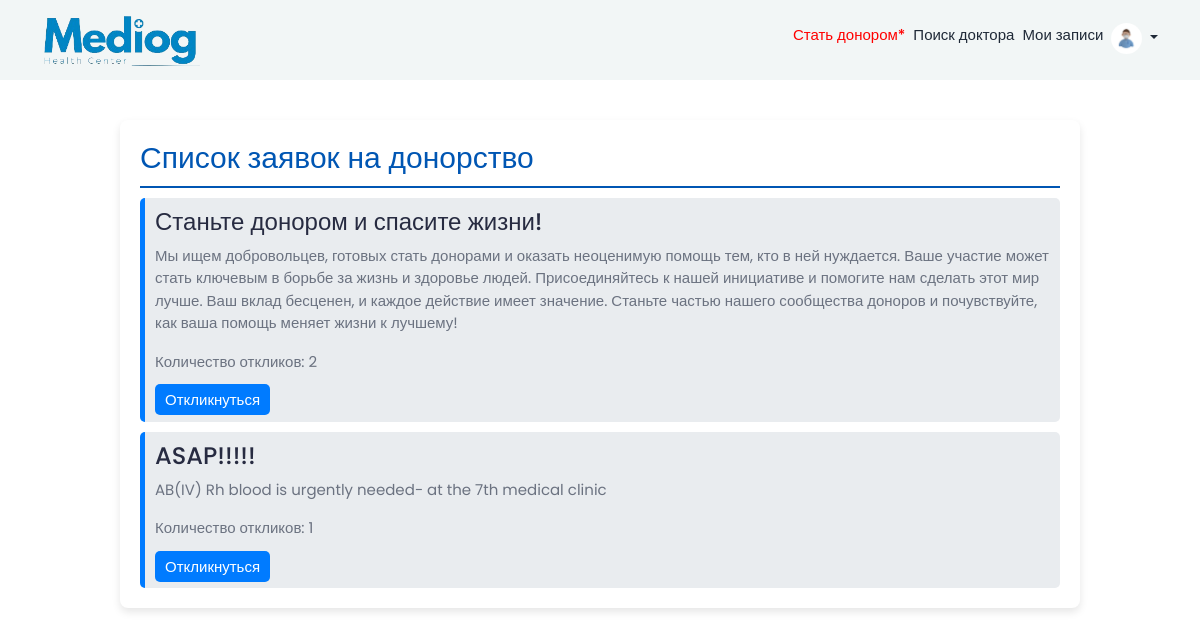
The app's page /diagnosis/doctor/requests/list/ (signed in) with its own data.
### diagnosis/models.py (models this page shows, shortened)
class DoctorRequest(models.Model):
    doctor = models.ForeignKey(Doctor, on_delete=models.CASCADE, related_name='doctor_requests')
    title = models.CharField(max_length=255)
    description = models.TextField()
    created_at = models.DateTimeField(auto_now_add=True)

### diagnosis/views.py (the view)
# urls.py: path('doctor/requests/list/', doctor_requests_list, name='doctor_requests_list'),
@login_required
def doctor_requests_list(request):
    requests = DoctorRequest.objects.annotate(response_count=Count('donorrequest'))
    user_responses_ids = []
    user_responses = []
    try:
        donor_profile = DonorProfile.objects.get(patient__user=request.user)
        user_responses_ids = DonorRequest.objects.filter(donor_profile=donor_profile).values_list('doctor_request_id', flat=True)
        user_responses = DonorRequest.objects.filter(donor_profile=donor_profile).select_related('doctor_request')
    except DonorProfile.DoesNotExist:
        pass  # Если профиль донора не найден, списки остаются пустыми
    return render(request, 'donor/list.html', {
        'requests': requests,
        'user_responses_ids': list(user_responses_ids),
        'user_responses': user_responses,
    })

### templates/donor/list.html (shortened to what this page needs)
{% extends 'base.html' %}
{% load static %}
{% block content %}
<div style="position: absolute; margin-top: 120px; width: 80%; padding: 20px; background: #fff; border-radius: 8px; box-shadow: 0 4px 8px rgba(0,0,0,0.1); left: 50%; transform: translateX(-50%);">
    <h2 style="color: #0056b3; border-bottom: 2px solid #0056b3; padding-bottom: 10px;">Список заявок на донорство</h2>
    <ul style="list-style: none; padding: 0;">
        {% for request in requests %}
        <li style="padding: 10px; margin-top: 10px; background: #e9ecef; border-left: 5px solid #007bff; border-radius: 5px;">
            <h3>{{ request.title }}<span style="float: right;background-size: cover; width: 20px; height: 20px; margin-left: 10px;"></span></h3>
            <p>{{ request.description }}</p>
            <p>Количество откликов: {{ request.response_count }}</p>
            {% if request.id in user_responses_ids %}
                <p>Вы уже откликнулись на эту заявку.</p>
            {% else %}
                <a href="{% url 'diagnosis:respond_to_request' request.id %}" style="color: #fff; background-color: #007bff; border: none; padding: 5px 10px; border-radius: 5px; cursor: pointer; transition: background-color 0.2s; text-decoration: none;">Откликнуться</a>
            {% endif %}
        </li>
        {% endfor %}
    </ul>
</div>
{% endblock %}

### records on screen
DoctorRequest: title "Станьте донором и спасите жизни!", description "Мы ищем добровольцев, готовых стать донорами и оказать неоценимую помощь тем, кто в ней нуждается. Ваше участие может стать ключевым в борьбе за жизнь и здоровье людей. Присоединяйтесь к нашей инициативе и помогите нам сделать этот мир лучше. Ваш вклад бесценен, и каждое действие имеет значение. Станьте частью нашего сообщества доноров и почувствуйте, как ваша помощь меняет жизни к лучшему!", response_count "2", shows "Откликнуться"
DoctorRequest: title "ASAP!!!!!", description "AB(IV) Rh blood is urgently needed− at the 7th medical clinic", response_count "1", shows "Откликнуться"
